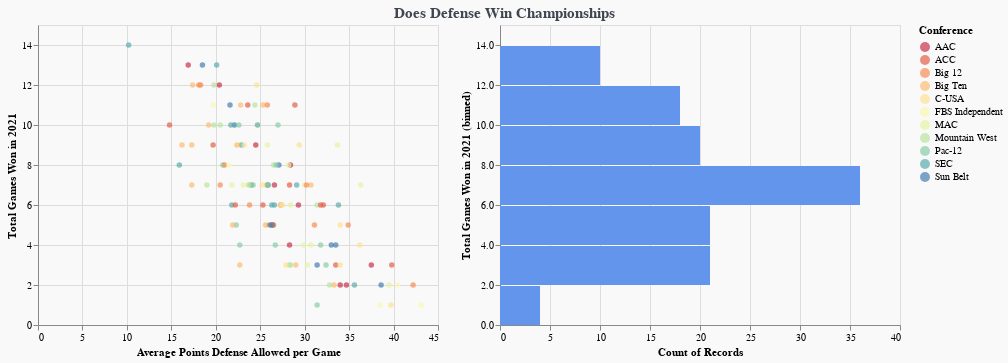

Write notebook code for a chart like this one.
### Code cell
selection = alt.selection(type="interval", encodings=["x", "y"])

scatterplot = alt.Chart(schools).mark_circle().encode(
    x = 'Average Points Defense Allowed per Game',
    y = alt.Y('Total Games Won in 2021',scale=alt.Scale(domain=(0,15))),
    color = alt.condition(selection, alt.Color('Conference:N',scale=alt.Scale(scheme='spectral')), alt.value('lightgray'))
).properties(
    width = 400,
    height = 300
).add_selection(selection)

base = alt.Chart().mark_bar(color="cornflowerblue").encode(
    y = alt.Y("Total Games Won in 2021", bin=True, scale=alt.Scale(domain=(0,15))),
    x = "count()"
).properties (
    width=400,
    height = 300
)

background = base.encode(color=alt.value('lightgray')).add_selection(selection)

highlight = base.transform_filter(selection)

layers = alt.layer(background, highlight, data = schools)

combined = (scatterplot | layers).properties(background = '#f9f9f9',
                    title = alt.TitleParams(text = 'Does Defense Win Championships',
                                            anchor = 'middle',
                                            fontSize = 15,
                                            color = '#3E454F'))

combined

### Figure 1 — Vega-Lite specification as saved in the notebook (floating-point values rounded to 4 significant figures; data arrays with more than 128 entries replaced by an {"elided": "..."} marker saying what was removed)
{"config": {"view": {"continuousWidth": 400, "continuousHeight": 300}}, "hconcat": [{"mark": "circle", "encoding": {"color": {"condition": {"field": "Conference", "scale": {"scheme": "spectral"}, "type": "nominal", "selection": "selector386"}, "value": "lightgray"}, "x": {"field": "Average Points Defense Allowed per Game", "type": "quantitative"}, "y": {"field": "Total Games Won in 2021", "scale": {"domain": [0, 15]}, "type": "quantitative"}}, "height": 300, "selection": {"selector386": {"type": "interval", "encodings": ["x", "y"]}}, "width": 400}, {"layer": [{"mark": {"type": "bar", "color": "cornflowerblue"}, "encoding": {"color": {"value": "lightgray"}, "x": {"aggregate": "count", "type": "quantitative"}, "y": {"bin": true, "field": "Total Games Won in 2021", "scale": {"domain": [0, 15]}, "type": "quantitative"}}, "height": 300, "selection": {"selector386": {"type": "interval", "encodings": ["x", "y"]}}, "width": 400}, {"mark": {"type": "bar", "color": "cornflowerblue"}, "encoding": {"x": {"aggregate": "count", "type": "quantitative"}, "y": {"bin": true, "field": "Total Games Won in 2021", "scale": {"domain": [0, 15]}, "type": "quantitative"}}, "height": 300, "transform": [{"filter": {"selection": "selector386"}}], "width": 400}]}], "background": "#f9f9f9", "data": {"name": "data-862e78e80b62e4ee6310c2b1d9997bf7"}, "title": {"text": "Does Defense Win Championships", "anchor": "middle", "color": "#3E454F", "fontSize": 15}, "$schema": "https://vega.github.io/schema/vega-lite/v4.17.0.json", "datasets": {"data-862e78e80b62e4ee6310c2b1d9997bf7": {"elided": "130 records"}}}
